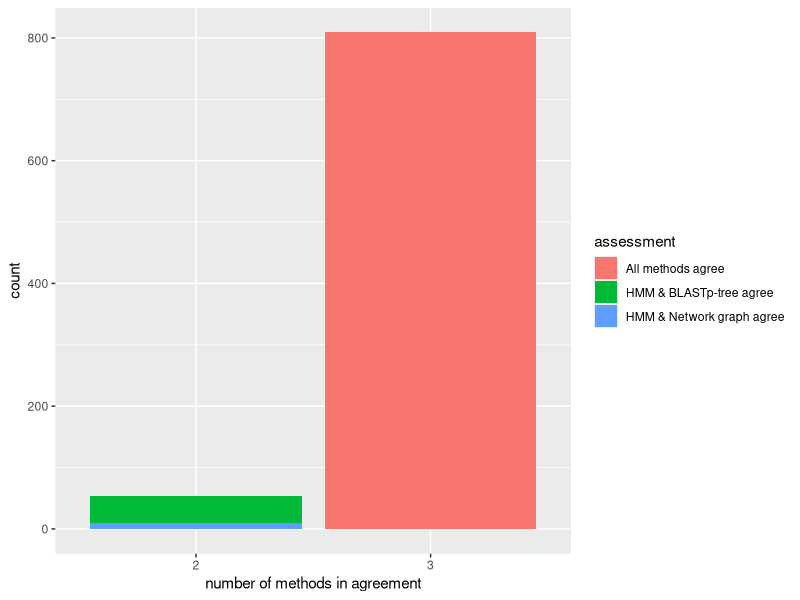
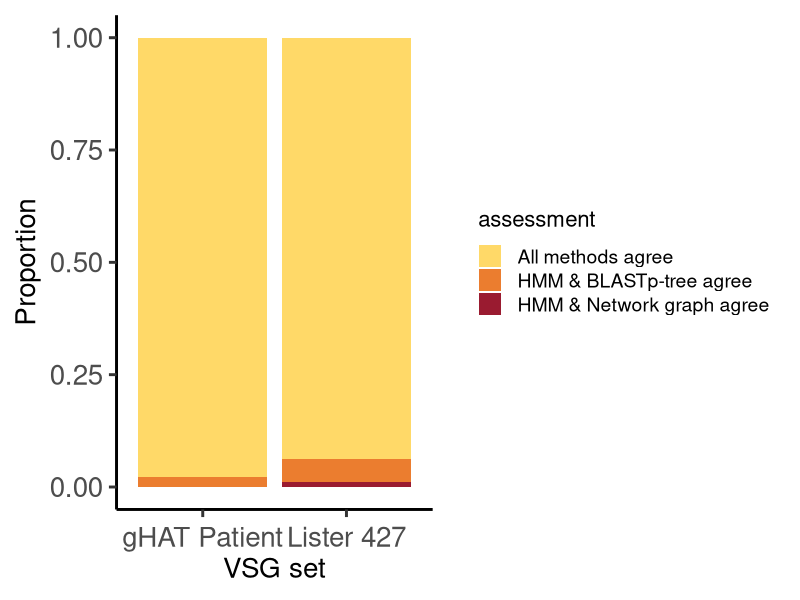
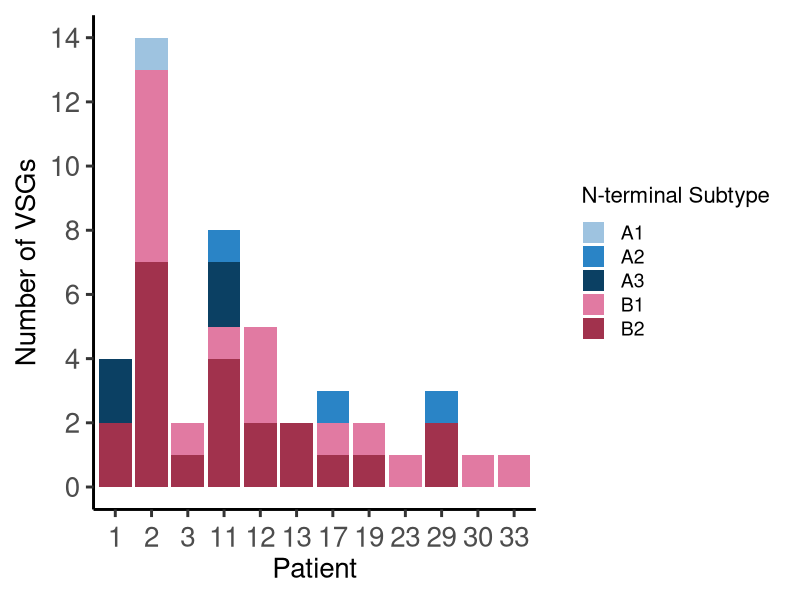

Here is the R script that generated these plots, in order:
## ---- chunk 1
knitr::opts_chunk$set(echo = TRUE)
library(tidyverse)
library(reshape2)
## ---- chunk 2

palette2B <- c("#ffd968", "#eb7d2f", "#9a1b30")

typeCompare <- read_csv("Supptable4_nterm_method_compare.csv")

tree_compare <- typeCompare %>%
  filter(blastTree_type != "not done") %>%
  .[!grepl("Gambiense", .$original_seqID), ] %>%
  mutate(VSG = "Lister 427") %>%
  mutate( 
    assessment = case_when(
      HMM_type == network_type & HMM_type == blastTree_type ~ "All methods agree",
      HMM_type == network_type & HMM_type != blastTree_type ~ "HMM & Network graph agree",
      HMM_type == blastTree_type & HMM_type != network_type ~ "HMM & BLASTp-tree agree",
      blastTree_type == network_type & blastTree_type != HMM_type ~ "BLASTp-tree & network",
      blastTree_type !=network_type & network_type != HMM_type ~ "all disagree")) %>%
  mutate( 
    count = case_when(
      HMM_type == network_type & HMM_type == blastTree_type ~ "3",
      HMM_type == network_type & HMM_type != blastTree_type ~ "2",
      HMM_type == blastTree_type & HMM_type != network_type ~ "2",
      blastTree_type == network_type & blastTree_type != HMM_type ~ "2",
      blastTree_type !=network_type & network_type != HMM_type ~ "0")) %>%
  select(VSG, assessment, count)


ggplot(tree_compare, aes(x = count, fill = assessment)) + 
  geom_bar() +
  xlab("number of methods in agreement")


gam_compare <- typeCompare %>%
  .[grepl("Gambiense", .$original_seqID), ] %>%
  mutate(VSG = "gHAT Patient")%>%
  mutate( 
    assessment = case_when(
      HMM_type == network_type & HMM_type == blastTree_type ~ "All methods agree",
      HMM_type == network_type & HMM_type != blastTree_type ~ "HMM & Network graph agree",
      HMM_type == blastTree_type & HMM_type != network_type ~ "HMM & BLASTp-tree agree",
      blastTree_type == network_type & blastTree_type != HMM_type ~ "BLASTp-tree & network",
      blastTree_type !=network_type & network_type != HMM_type ~ "all disagree")) %>%
  mutate( 
    count = case_when(
      HMM_type == network_type & HMM_type == blastTree_type ~ "3",
      HMM_type == network_type & HMM_type != blastTree_type ~ "2",
      HMM_type == blastTree_type & HMM_type != network_type ~ "2",
      blastTree_type == network_type & blastTree_type != HMM_type ~ "2",
      blastTree_type !=network_type & network_type != HMM_type ~ "0")) %>%
  select(VSG, assessment, count)


all_compare <- rbind(tree_compare, gam_compare)

Fig2B <- ggplot(all_compare, aes(x = VSG, fill = assessment)) +theme_classic(base_size = 22) +
  geom_bar(position = "fill") +
  scale_fill_manual(values = palette2B) +
  ylab ("Proportion") +
  xlab("VSG set") +
  theme(axis.text.x = element_text(angle = 0, vjust = 0.5, size = 20), axis.text.y = element_text(size = 20), axis.title = element_text(size = 20),legend.title = element_text(size = 16), legend.text = element_text(size = 14))
Fig2B

## ---- chunk 3
view(read_csv("Supptable3_tbgVSGexpression.csv"))

palette2C <- c("#9EC3E0", "#2A84C6", "#0B4063", "#E17AA2", "#A1324D", "lightgrey")
# plot number of VSG by type per patient
Fig2C <- read_csv("Supptable3_tbgVSGexpression.csv") %>% 
  select(c("patient_number", "cdHit_ID", "nterm_typesubtype")) %>% 
  distinct() %>% 
  dplyr::group_by(patient_number, nterm_typesubtype) %>% 
  dplyr::summarise(total = n()) %>%
  ggplot(aes(x = as.factor(patient_number), y = total, fill = nterm_typesubtype)) +
  geom_bar(stat = "identity", size = 0.8) + 
  scale_fill_manual(values = palette2C) + 
  scale_y_continuous(breaks = scales::pretty_breaks(n = 6)) +
  theme_classic(base_size = 22) + 
  ylab("Number of VSGs") + 
  labs(fill = "N-terminal Subtype") +
  theme(axis.text.x = element_text(angle = 0, vjust = 0.5, size = 20), axis.text.y = element_text(size = 20), axis.title = element_text(size = 20),legend.title = element_text(size = 16), legend.text = element_text(size = 14))+
  xlab("Patient")
Fig2C

